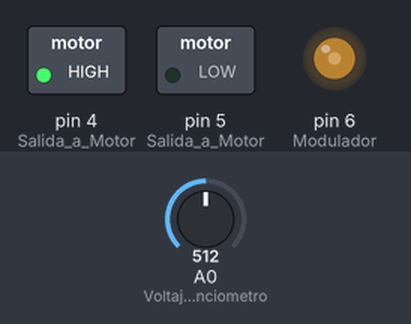
A sketch run on a simulated Arduino Uno, built with avr-gcc and run on an emulated ATmega328P. Shown: switched loads named in the sketch (green lamp = pin HIGH), output pins drawn as LEDs (lit = HIGH). Inputs (shaded band) come from the test bench; at power-on: A0 (VoltajePotenciometro) = 512.

Above: at 1.2 s.
1.3 s: A0 (VoltajePotenciometro) set to 716
At 2.4 s:
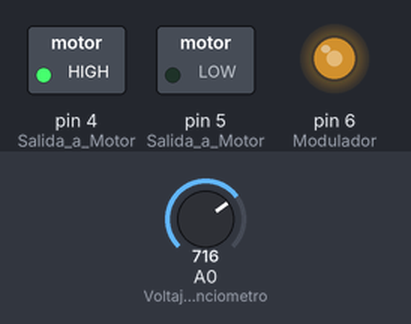
2.8 s: A0 (VoltajePotenciometro) set to 900
At 3.6 s:
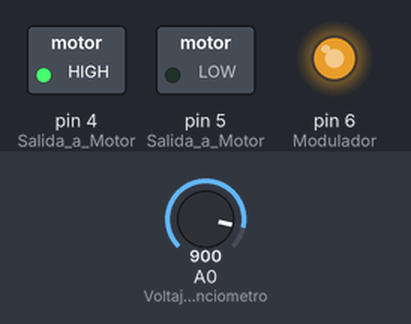
4.3 s: A0 (VoltajePotenciometro) set to 306
At 4.7 s:
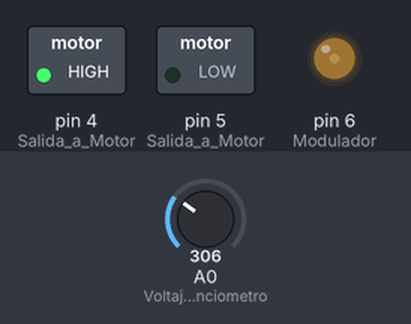
5.8 s: A0 (VoltajePotenciometro) set to 122
At 7.0 s:
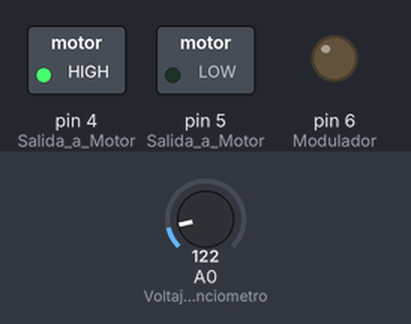
7.3 s: A0 (VoltajePotenciometro) set to 511
At 8.2 s:
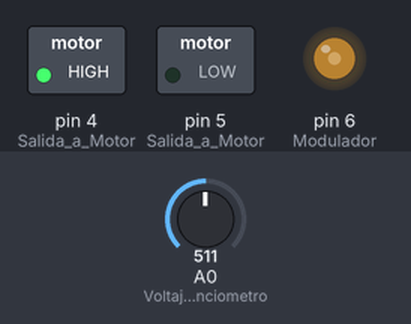
8.8 s: A0 (VoltajePotenciometro) set to 0
At 9.3 s:
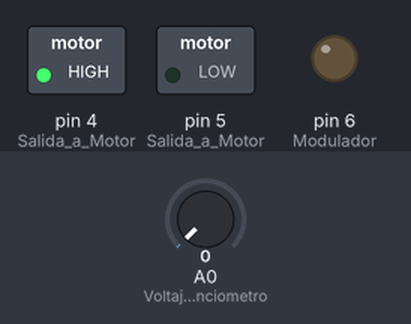
Timing chart, 0 to 11.3 s (numbered marks = the images above; inputs shaded):
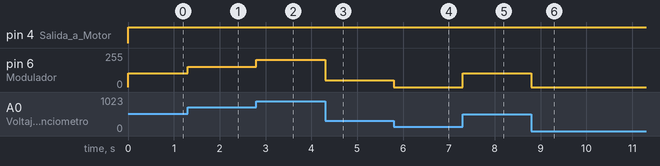

Measured:
- after the input at 1.3 s, pin 6 (Modulador): 102/255 → 153/255 at once
- after the input at 2.8 s, pin 6 (Modulador): 153/255 → 204/255 at once
- after the input at 4.3 s, pin 6 (Modulador): 204/255 → 51/255 at once
- after the input at 5.8 s, pin 6 (Modulador): 51/255 → 0/255 at once
- after the input at 7.3 s, pin 6 (Modulador): 0/255 → 102/255 at once
- after the input at 8.8 s, pin 6 (Modulador): 102/255 → 0/255 at once

The sketch:

CambioVelocidad.ino
```cpp
void setup() {
  pinMode(4,OUTPUT); //Salida a Motor
  pinMode(5,OUTPUT); //Salida a Motor
  pinMode(A0,INPUT); //VoltajePotenciometro
  pinMode(6,OUTPUT); //Modulador
}
int pot1;
double voltaje;
double x;
void loop() {
  pot1= analogRead(A0);
  voltaje = pot1*5/1023;
  x = voltaje*255/5;
  digitalWrite(4,HIGH);
  analogWrite(6,x);
}
```
